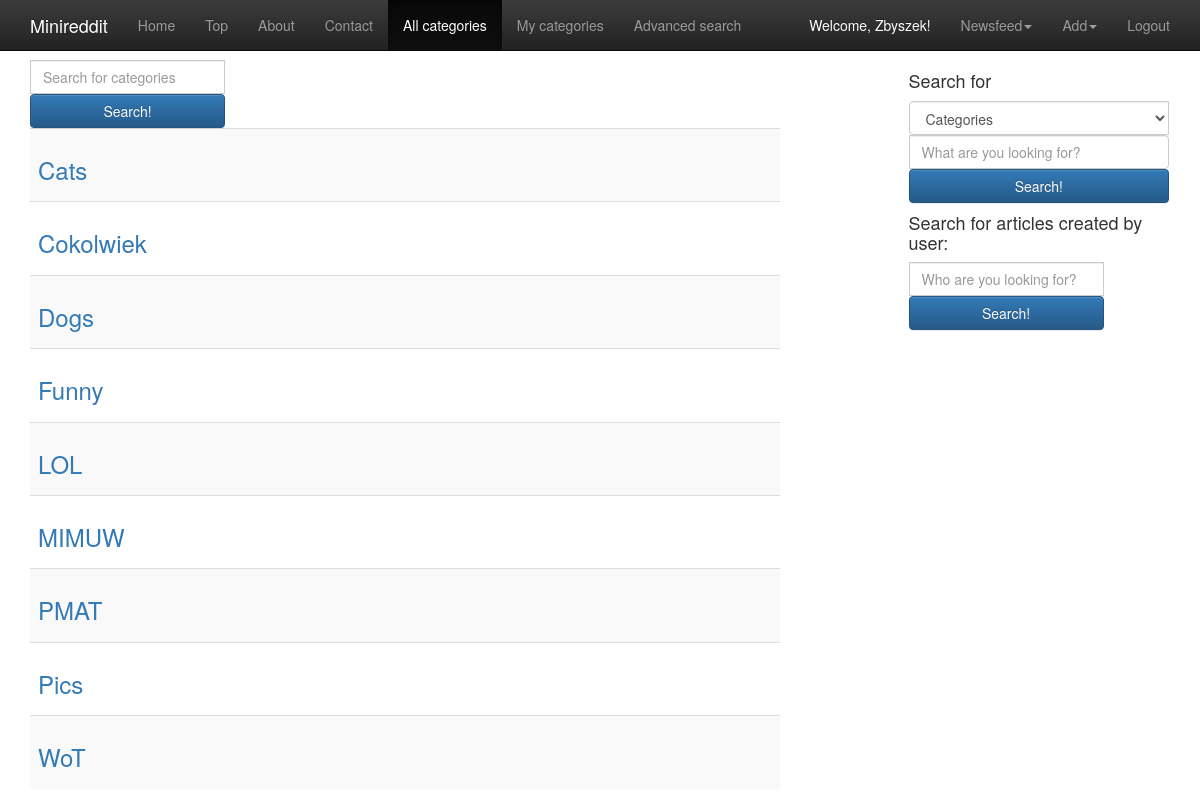
Screenshot of /myapp/categories/ (signed in) with the database file from the repository.
### myapp/models.py (models this page shows, shortened)
class Category(models.Model):
    name = models.CharField(max_length=50, default="Insert category name", unique=True, primary_key=True)
    newsfeed = models.ManyToManyField(Newsfeed)
    pub_date = models.DateTimeField('date published')
    user = models.ForeignKey(settings.AUTH_USER_MODEL)

### myapp/views.py (the view)
@login_required
def categories(request):
    context = RequestContext(request)
    category_list = Category.objects.order_by('name')
    mycategories = False
    if request.method == 'GET' and 'category_form_button' in request.GET:
        category_name = request.GET.get('category_name')
        if category_name is not None:
            return categories_search(request, category_name)
    if request.method == 'GET' and 'search_category_button' in request.GET:
        search_category = request.GET.get('search_category')
        category_name = request.GET.get('search_name_c')
        if (category_name is not None) and (search_category is not None):
            return search_bar(request, search_category, category_name)
    if request.method == 'GET' and 'search_user_button' in request.GET:
        user_name = request.GET.get('search_name')
        if user_name is not None:
            return user_search(request, user_name)
    return render_to_response('myapp/base_categories.html',{'mycategories': mycategories, 'category_list': category_list} ,context)

### myapp/templates/myapp/base_categories.html (shortened to what this page needs)
{% extends "myapp/base.html" %}
{% block urlblock %}
    <li><a href={% url 'index' %}>Home</a></li>
    <li><a href={% url 'top' %}>Top</a></li>
    <li><a href={% url 'about' %}>About</a></li>
    <li><a href={% url 'contact' %}>Contact</a></li>
    {% if mycategories %}
    <li><a href={% url 'categories'%}>All categories</a></li>
    <li class="active"><a href={% url 'mycategories'%}>My categories</a></li>
    {% else %}
    <li class="active"><a href={% url 'categories'%}>All categories</a></li>
    <li><a href={% url 'mycategories'%}>My categories</a></li>
    {% endif %}
    <li><a href={% url 'advanced_search'%}>Advanced search</a></li>
{% endblock %}
{% block content %}
    {% if category_list %}
        <form action="" name="category_form" id="category_form" method="get" class="form-inline">
            <div class="form-group">
                <div class="input-group">
                    <input type="text" method="get" class="form-control" id="category_name" name="category_name" value="" placeholder="Search for categories">
                </div>
                <button type="submit" name="category_form_button" id="category_form_button" class="btn btn-primary btn-block">Search!</button>
            </div>
        </form>
        {% if searched_list %}
            <table class="table table-striped">
                {% for category in searched_list %}
                    <tr><td><h3><a href={% url 'category' category.name %}>{{ category.name }}</a></h3></td></tr>
                {% endfor %}
            </table>
        {% else %}
            <table class="table table-striped">
                {% for category in category_list %}
                    <tr><td><h3><a href={% url 'category' category.name %}>{{ category.name }}</a></h3></td></tr>
                {% endfor %}
            </table>
        {% endif %}
    {% endif %}
{% endblock %}

### myapp/templates/myapp/base.html (shortened to what this page needs)
{% load staticfiles %}
<!DOCTYPE html>
<html lang="en">
    <head>
        <link href="{{STATIC_URL}}css/bootstrap.css" rel="stylesheet">
        <link href="{{STATIC_URL}}css/bootstrap.min.css" rel="stylesheet">
        <link href="{{STATIC_URL}}css/bootstrap.css" rel="stylesheet">
        <link href="{{STATIC_URL}}css/bootstrap-theme.css" rel="stylesheet">
  </head>
    <body>
        <nav class="navbar navbar-inverse navbar-fixed-top">
            <div class="container">
                <div class="navbar-header">
                    <a class="navbar-brand" style="color:white">Minireddit</a>
                </div>
                <div id="navbar" class="collapse navbar-collapse">
                    <ul class="nav navbar-nav">
                    {% block urlblock %}{% endblock %}
                    </ul>
                    <ul class="nav navbar-nav navbar-right">
                    {% if user.is_authenticated %}
                    <li><a style="color:white">Welcome, {{ user.username }}!</a></li>
                    <li class="dropdown">
                        <a href="#" class="dropdown-toggle" data-toggle="dropdown" role="button" aria-expanded="false">Newsfeed<span class="caret"></span></a>
                    </li>
                    <li class="dropdown">
                        <a href="#" class="dropdown-toggle" data-toggle="dropdown" role="button" aria-expanded="false">Add<span class="caret"></span></a>
                    </li>
                    <li><a href={% url 'logout' %}>Logout</a></li>
                    {% else %}
                        <li><a href={% url 'index' %}>Login</a></li>
                        <li><a href={% url 'signin' %}>Sign in</a></li>
                    {% endif %}
                    </ul>
                </div>
            </div>
        </nav>
        <div class="container">
            <div class="row">
                <div class="col-sm-8 blog-main">
                    <div class="starter-template">
                    {% block content %}
                    {% endblock %}
                    </div>
                </div>
                {% if user.is_authenticated %}
                    {% block searchbar %}
                    <div class="col-sm-3 col-sm-offset-1 blog-sidebar">
                        <nav class="navbar navbar-fixed-right">
                            <div class="sidebar-module sidebar-module-inset">
                                <h4>Search for</h4>
                                <form action="" name="search_form" id="search_form" method="get" class="form-inline">
                                    <div class="form-group">
                                        <div class="input-group">
                                            <select type="text" class="form-control" id="search_category" name="search_category">
                                                <option value="categories">Categories</option>
                                            </select>
                                            <input type="text" method="get" class="form-control" id="search_name_c" name="search_name_c" value="" placeholder="What are you looking for?">
                                        </div>
                                        <button type="submit" id="search_category_button" name="search_category_button" class="btn btn-primary btn-block">Search!</button>
                                    </div>
                                </form>
                            </div>
                            <div class="sidebar-module">
                                <h4>Search for articles created by user:</h4>
                                <form action="" name="search_user_form" id="search_user_form" method="get" class="form-inline">
                                    <div class="form-group">
                                        <div class="input-group">
                                            <input type="text" method="get" class="form-control" id="search_name" name="search_name" value="" placeholder="Who are you looking for?">
                                        </div>
                                        <button type="submit" id="search_user_button" name="search_user_button" class="btn btn-primary btn-block">Search!</button>
                                    </div>
                                </form>
                            </div>
                        </nav>
                    </div>
                    {% endblock %}
                {% endif %}
            </div>
        </div>
    </body>
</html>

### myapp/templates/myapp/base.html (style rules this page uses)
body { padding-top: 60px; }

### rows the page displays
Category: name "Cats"
Category: name "Cokolwiek"
Category: name "Dogs"
Category: name "Funny"
Category: name "LOL"
Category: name "MIMUW"
Category: name "PMAT"
Category: name "Pics"
Category: name "WoT"

### other values shown
{{ user.username }} "Zbyszek"
